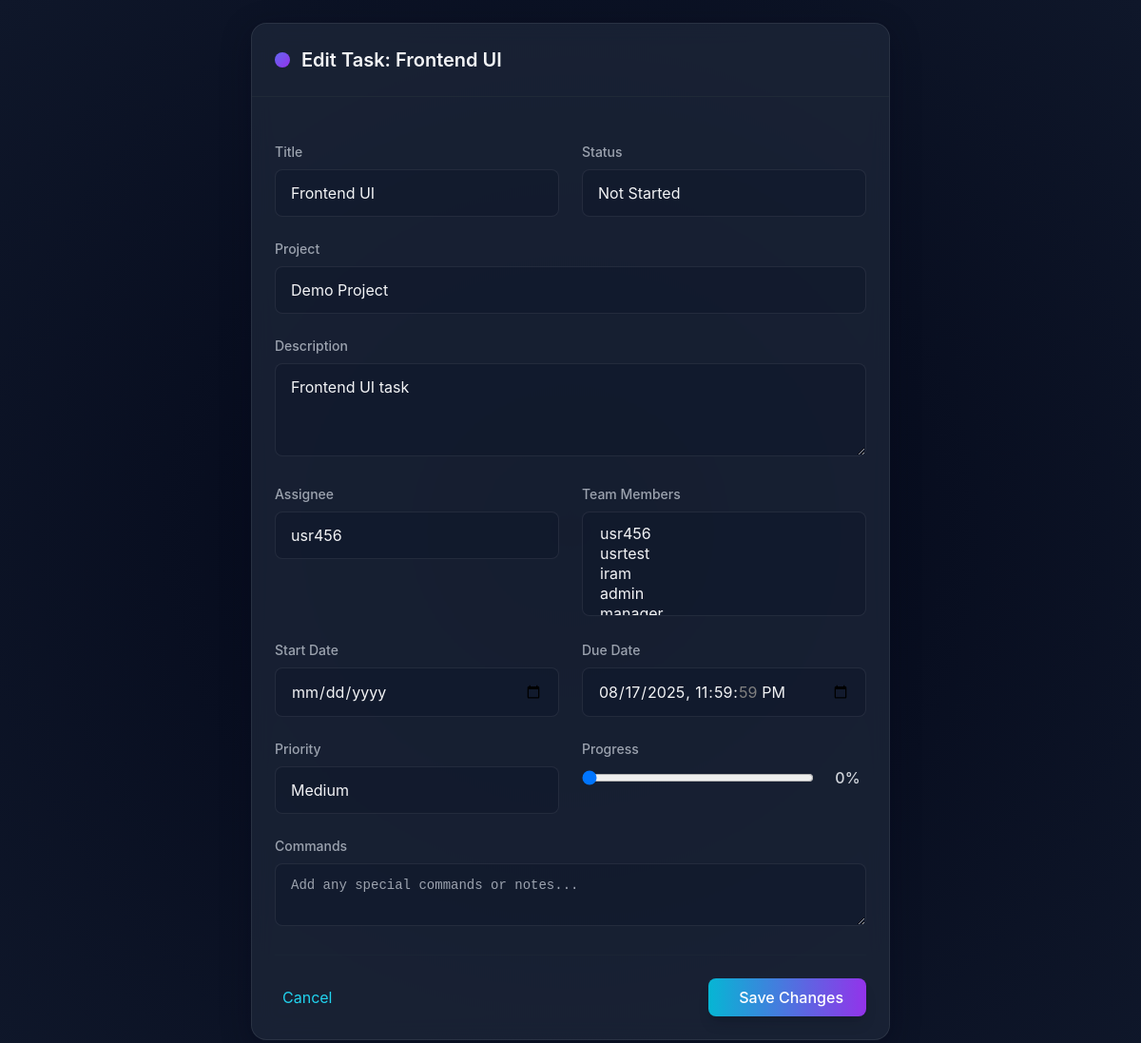
The app's page /tasks/tasks/42/edit/ (signed in), older data.
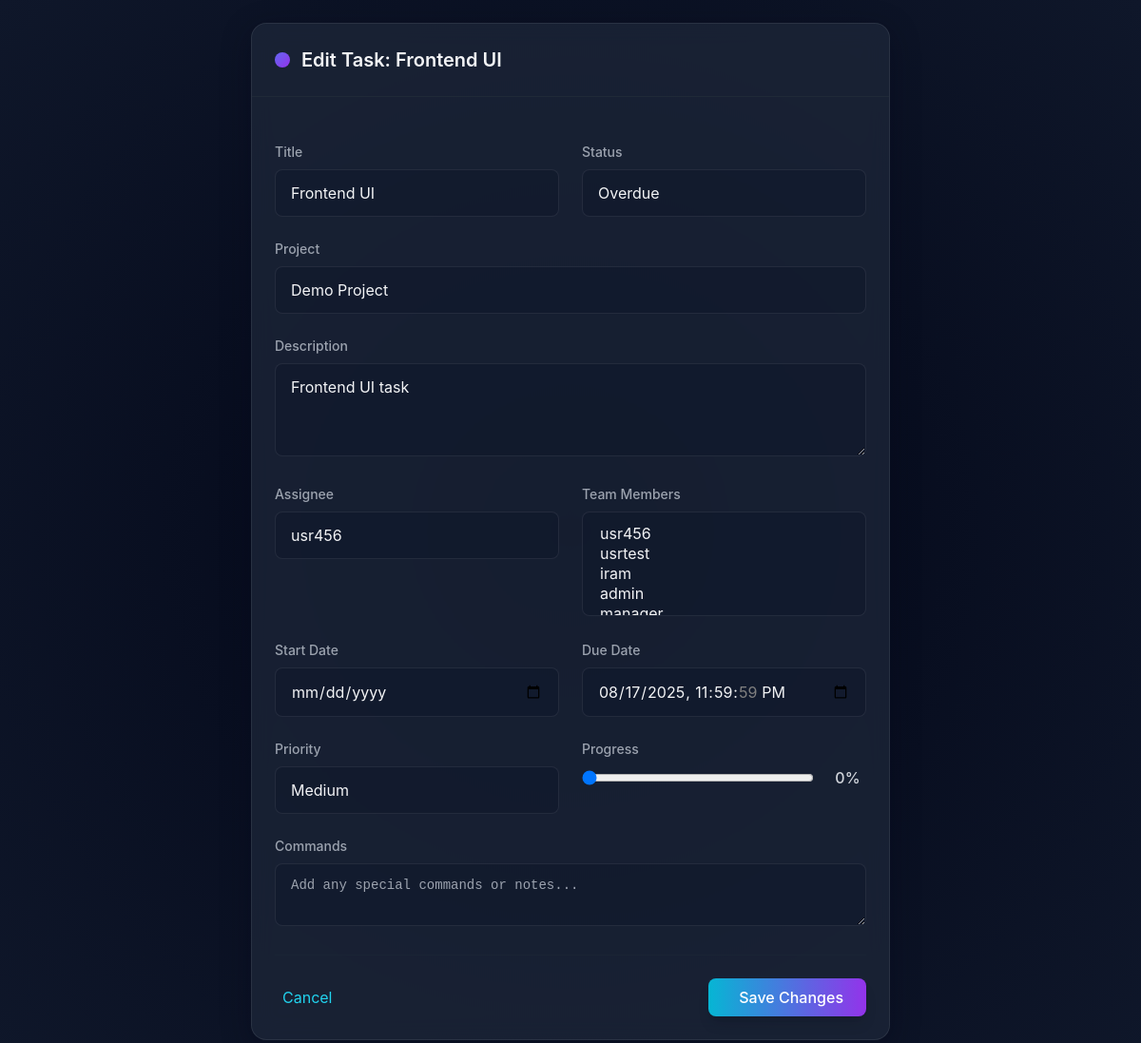
The same page, newer data.
### tasks/models.py (models this page shows, shortened)
class Task(models.Model):
    STATUS_CHOICES = [
        ('not_started', 'Not Started'),
        ('in_progress', 'In Progress'),
        ('completed', 'Completed'),
        ('overdue', 'Overdue'),
    ]
    PRIORITY_CHOICES = [
        ('low', 'Low'),
        ('medium', 'Medium'),
        ('high', 'High'),
        ('critical', 'Critical'),
    ]
    project = models.ForeignKey(
        Project,
        on_delete=models.CASCADE,
        related_name="tasks_from_tasks_app",
    )
    title = models.CharField(max_length=255)
    description = models.TextField()
    team_members = models.ManyToManyField(
        settings.AUTH_USER_MODEL,
        blank=True,
        related_name='task_team_members'
    )
    assignee = models.ForeignKey(
        settings.AUTH_USER_MODEL,
        on_delete=models.SET_NULL,
        null=True,
        blank=True,
        related_name='assigned_tasks'
    )
    start_date = models.DateField(null=True, blank=True)
    due_date = models.DateTimeField(null=True, blank=True)
    status = models.CharField(max_length=20, choices=STATUS_CHOICES, default='not_started')
    priority = models.CharField(max_length=10, choices=PRIORITY_CHOICES, default='low')
    progress = models.PositiveIntegerField(default=0)
    commands = models.TextField(blank=True, null=True)
    created_at = models.DateTimeField(auto_now_add=True)

### project/decorators.py (the view)
    def wrapper(request, *args, **kwargs):
        if request.user.is_authenticated and request.user.role in ['admin', 'manager']:
            return view_func(request, *args, **kwargs)
        messages.error(request, "You are not authorized to access this page.")
        return redirect('dashboard')  # or wherever you want

### tasks/forms.py (shortened to what this page needs)
class TaskForm(forms.ModelForm):
    class Meta:
        model = Task
        fields = [
            'title',
            'description',
            'project',
            'start_date',
            'due_date',
            'priority',
            'assignee',       # ✅ correct
            'team_members',   # ✅ correct
            'progress',
            'commands',
            'status',
        ]
        widgets = {
            'start_date': forms.DateInput(attrs={'type': 'date'}),
            'due_date': forms.DateTimeInput(attrs={'type': 'datetime-local'}),
            'description': forms.Textarea(attrs={'rows': 4}),
            'commands': forms.Textarea(attrs={'rows': 3}),
        }
    def __init__(self, *args, **kwargs):
        super().__init__(*args, **kwargs)
        self.fields['assignee'].queryset = User.objects.all()
        self.fields['team_members'].queryset = User.objects.all()

### project/models.py (called while the page is built)
    def __str__(self):
        return self.title

### users/models.py (called while the page is built)
    def __str__(self):
        return self.username

### tasks/templates/tasks/task_edit.html (shortened to what the changed rows need)
{% load widget_tweaks %}
<!DOCTYPE html>
<html lang="en">
<head>
    <script src="https://cdn.tailwindcss.com" nonce="{{ request.csp_nonce }}"></script>
    <link rel="stylesheet" href="https://cdnjs.cloudflare.com/ajax/libs/font-awesome/6.4.0/css/all.min.css">
</head>
<body class="bg-gray-950 text-gray-100 font-['Inter'] min-h-screen flex items-center justify-center p-6">
    <div class="glass-card w-full max-w-2xl rounded-2xl overflow-hidden">
        <div class="border-b border-gray-800 p-6 flex items-center justify-between">
            <div class="flex items-center space-x-3">
                <div class="bg-gradient-to-br from-indigo-500 to-purple-600 p-2 rounded-lg">
                </div>
                <h1 class="text-xl font-semibold">Edit Task: {{ task.title|truncatechars:20 }}</h1>
            </div>
        </div>
        <div class="p-6">
            <form method="POST" class="space-y-6">
                <div class="grid md:grid-cols-2 gap-6">
                    <div>
                        <label class="block text-sm font-medium text-gray-400 mb-2">Title</label>
                        {% render_field form.title class="form-input w-full px-4 py-3 rounded-lg focus:outline-none" placeholder="Task title" %}
                    </div>
                    <div>
                        <div class="relative">
                            {% render_field form.status class="form-input w-full px-4 py-3 rounded-lg focus:outline-none appearance-none" %}
                            <div class="absolute inset-y-0 right-0 flex items-center pr-3 pointer-events-none">
                            </div>
                        </div>
                    </div>
                </div>
                <div>
                    <label class="block text-sm font-medium text-gray-400 mb-2">Project</label>
                    {% render_field form.project class="form-input w-full px-4 py-3 rounded-lg focus:outline-none appearance-none" %}
                </div>
                <div>
                    <label class="block text-sm font-medium text-gray-400 mb-2">Description</label>
                    {% render_field form.description class="form-input w-full px-4 py-3 rounded-lg focus:outline-none" rows="3" placeholder="Task description..." %}
                </div>
                <div class="grid md:grid-cols-2 gap-6">
                    <div>
                        <div class="relative">
                            {% render_field form.assignee class="form-input w-full px-4 py-3 rounded-lg focus:outline-none appearance-none" %}
                            <div class="absolute inset-y-0 right-0 flex items-center pr-3 pointer-events-none">
                            </div>
                        </div>
                    </div>
                </div>
                <div class="grid md:grid-cols-2 gap-6">
                    <div>
                        <div class="relative">
                            {% render_field form.start_date class="form-input w-full px-4 py-3 rounded-lg focus:outline-none" %}
                            <div class="absolute inset-y-0 right-0 flex items-center pr-3 pointer-events-none">
                            </div>
                        </div>
                    </div>
                    <div>
                        <div class="relative">
                            {% render_field form.due_date class="form-input w-full px-4 py-3 rounded-lg focus:outline-none" %}
                            <div class="absolute inset-y-0 right-0 flex items-center pr-3 pointer-events-none">
                            </div>
                        </div>
                    </div>
                </div>
                <div class="grid md:grid-cols-2 gap-6">
                    <div>
                        <div class="relative">
                            {% render_field form.priority class="form-input w-full px-4 py-3 rounded-lg focus:outline-none appearance-none" %}
                            <div class="absolute inset-y-0 right-0 flex items-center pr-3 pointer-events-none">
                            </div>
                        </div>
                    </div>
                    <div>
                        <div class="flex items-center space-x-4">
                            {% render_field form.progress class="w-full rounded-lg bg-gray-800/50" type="range" min="0" max="100" %}
                            <span id="progressValue" class="text-gray-300 font-medium w-12 text-center">{{ form.progress.value|default:0 }}%</span>
                        </div>
                    </div>
                </div>
                <div>
                    <label class="block text-sm font-medium text-gray-400 mb-2">Commands</label>
                    {% render_field form.commands class="form-input w-full px-4 py-3 rounded-lg focus:outline-none font-mono text-sm" rows="2" placeholder="Add any special commands or notes..." %}
                </div>
            </form>
        </div>
    </div>
    <link href="https://cdn.jsdelivr.net/npm/select2@4.1.0-rc.0/dist/css/select2.min.css" rel="stylesheet" />
</body>
</html>

Row changes from the older to the newer data that the page shows:
changed Task "Frontend UI": status "Not Started" → "Overdue"
